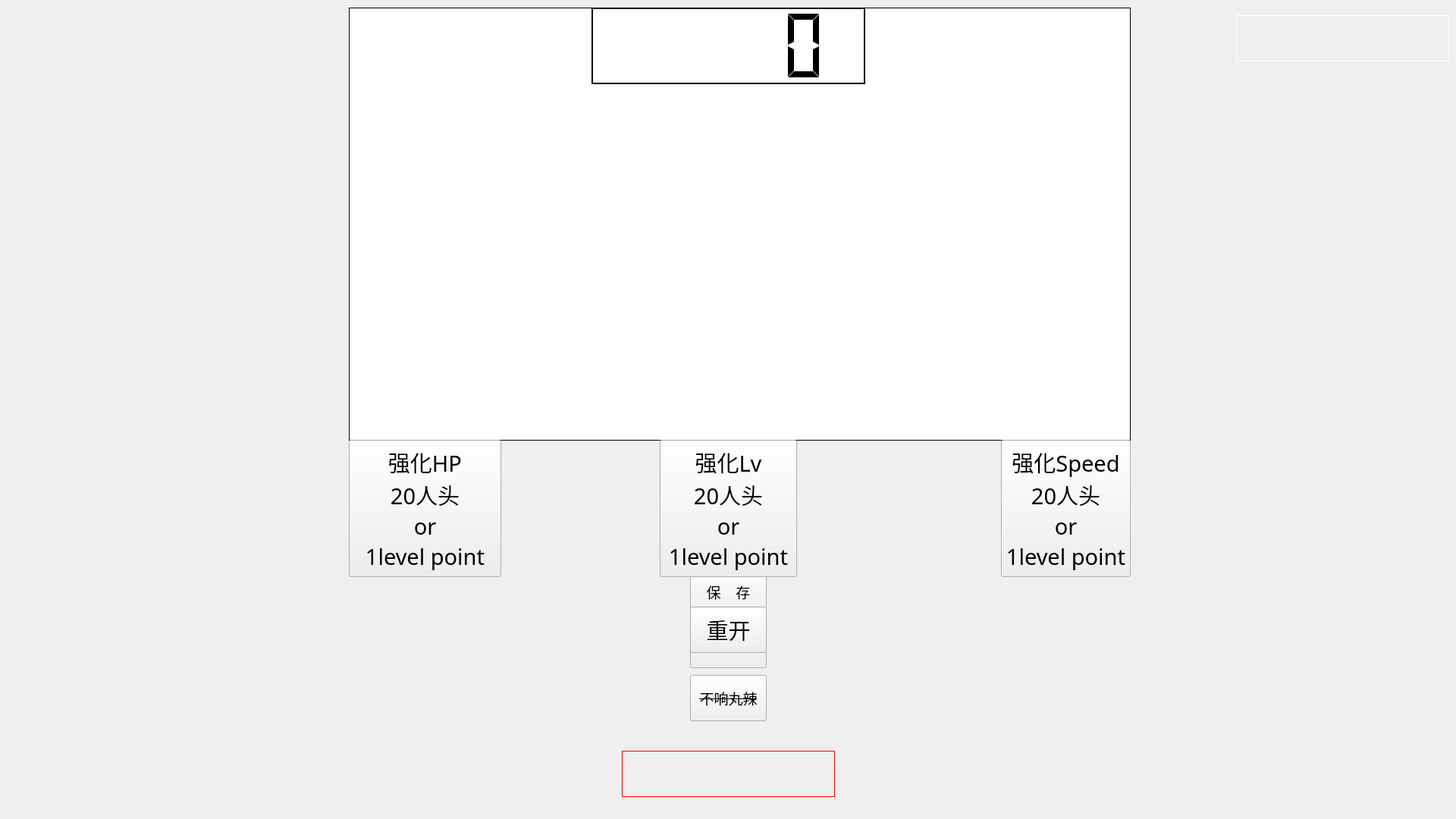
<?xml version="1.0" encoding="UTF-8"?>
<ui version="4.0">
 <class>MainSceneClass</class>
 <widget class="QWidget" name="MainSceneClass">
  <property name="windowModality">
   <enum>Qt::WindowModal</enum>
  </property>
  <property name="geometry">
   <rect>
    <x>0</x>
    <y>0</y>
    <width>1920</width>
    <height>1080</height>
   </rect>
  </property>
  <property name="tabletTracking">
   <bool>false</bool>
  </property>
  <property name="windowTitle">
   <string>MainScene</string>
  </property>
  <property name="autoFillBackground">
   <bool>false</bool>
  </property>
  <widget class="QPushButton" name="Button_Start">
   <property name="geometry">
    <rect>
     <x>880</x>
     <y>610</y>
     <width>161</width>
     <height>61</height>
    </rect>
   </property>
   <property name="font">
    <font>
     <family>华文楷体</family>
     <pointsize>14</pointsize>
    </font>
   </property>
   <property name="cursor">
    <cursorShape>OpenHandCursor</cursorShape>
   </property>
   <property name="text">
    <string>以角色1开始</string>
   </property>
  </widget>
  <widget class="QPushButton" name="Button_Save">
   <property name="geometry">
    <rect>
     <x>910</x>
     <y>750</y>
     <width>101</width>
     <height>61</height>
    </rect>
   </property>
   <property name="font">
    <font>
     <family>华文楷体</family>
     <pointsize>14</pointsize>
    </font>
   </property>
   <property name="cursor">
    <cursorShape>OpenHandCursor</cursorShape>
   </property>
   <property name="text">
    <string>保    存</string>
   </property>
  </widget>
  <widget class="QPushButton" name="Button_Load">
   <property name="geometry">
    <rect>
     <x>910</x>
     <y>820</y>
     <width>101</width>
     <height>61</height>
    </rect>
   </property>
   <property name="font">
    <font>
     <family>华文楷体</family>
     <pointsize>14</pointsize>
    </font>
   </property>
   <property name="cursor">
    <cursorShape>OpenHandCursor</cursorShape>
   </property>
   <property name="text">
    <string>读    取</string>
   </property>
  </widget>
  <widget class="QPushButton" name="Button_Exit">
   <property name="geometry">
    <rect>
     <x>910</x>
     <y>890</y>
     <width>101</width>
     <height>61</height>
    </rect>
   </property>
   <property name="font">
    <font>
     <family>华文行楷</family>
     <pointsize>14</pointsize>
     <strikeout>true</strikeout>
    </font>
   </property>
   <property name="cursor">
    <cursorShape>ForbiddenCursor</cursorShape>
   </property>
   <property name="text">
    <string>不响丸辣</string>
   </property>
  </widget>
  <widget class="QTextBrowser" name="title">
   <property name="geometry">
    <rect>
     <x>500</x>
     <y>230</y>
     <width>951</width>
     <height>321</height>
    </rect>
   </property>
   <property name="styleSheet">
    <string notr="true">QTextBrowser{color: white; background-color: transparent; border:0px;}</string>
   </property>
   <property name="frameShape">
    <enum>QFrame::NoFrame</enum>
   </property>
   <property name="markdown">
    <string>不知道该叫啥

大伙看个乐子就好

</string>
   </property>
   <property name="html">
    <string>&lt;!DOCTYPE HTML PUBLIC &quot;-//W3C//DTD HTML 4.0//EN&quot; &quot;http://www.w3.org/TR/REC-html40/strict.dtd&quot;&gt;
&lt;html&gt;&lt;head&gt;&lt;meta name=&quot;qrichtext&quot; content=&quot;1&quot; /&gt;&lt;meta charset=&quot;utf-8&quot; /&gt;&lt;style type=&quot;text/css&quot;&gt;
p, li { white-space: pre-wrap; }
hr { height: 1px; border-width: 0; }
li.unchecked::marker { content: &quot;\2610&quot;; }
li.checked::marker { content: &quot;\2612&quot;; }
&lt;/style&gt;&lt;/head&gt;&lt;body style=&quot; font-family:'Microsoft YaHei UI'; font-size:9pt; font-weight:400; font-style:normal;&quot;&gt;
&lt;p align=&quot;center&quot; style=&quot; margin-top:6px; margin-bottom:6px; margin-left:0px; margin-right:0px; -qt-block-indent:0; text-indent:0px;&quot;&gt;&lt;span style=&quot; font-size:48pt;&quot;&gt;不知道该叫啥&lt;/span&gt;&lt;/p&gt;
&lt;p align=&quot;center&quot; style=&quot; margin-top:6px; margin-bottom:6px; margin-left:0px; margin-right:0px; -qt-block-indent:0; text-indent:0px;&quot;&gt;&lt;span style=&quot; font-size:48pt;&quot;&gt;大伙看个乐子就好&lt;/span&gt;&lt;/p&gt;&lt;/body&gt;&lt;/html&gt;</string>
   </property>
  </widget>
  <widget class="QLCDNumber" name="Timer_Display">
   <property name="enabled">
    <bool>true</bool>
   </property>
   <property name="geometry">
    <rect>
     <x>780</x>
     <y>10</y>
     <width>361</width>
     <height>101</height>
    </rect>
   </property>
   <property name="layoutDirection">
    <enum>Qt::LeftToRight</enum>
   </property>
   <property name="frameShape">
    <enum>QFrame::WinPanel</enum>
   </property>
   <property name="frameShadow">
    <enum>QFrame::Plain</enum>
   </property>
   <property name="smallDecimalPoint">
    <bool>false</bool>
   </property>
   <property name="digitCount">
    <number>5</number>
   </property>
   <property name="segmentStyle">
    <enum>QLCDNumber::Flat</enum>
   </property>
   <property name="value" stdset="0">
    <double>0.000000000000000</double>
   </property>
  </widget>
  <widget class="QPushButton" name="restart">
   <property name="geometry">
    <rect>
     <x>910</x>
     <y>800</y>
     <width>101</width>
     <height>61</height>
    </rect>
   </property>
   <property name="font">
    <font>
     <family>楷体</family>
     <pointsize>22</pointsize>
    </font>
   </property>
   <property name="text">
    <string>重开</string>
   </property>
  </widget>
  <widget class="QTextBrowser" name="GAME_OVER">
   <property name="geometry">
    <rect>
     <x>460</x>
     <y>10</y>
     <width>1031</width>
     <height>571</height>
    </rect>
   </property>
   <property name="styleSheet">
    <string notr="true">QTextBrowser{ border:1px solid black;background-image:url(:/Resources/GAME_OVER.png)}
</string>
   </property>
   <property name="frameShape">
    <enum>QFrame::NoFrame</enum>
   </property>
   <property name="frameShadow">
    <enum>QFrame::Plain</enum>
   </property>
   <property name="verticalScrollBarPolicy">
    <enum>Qt::ScrollBarAlwaysOff</enum>
   </property>
   <property name="horizontalScrollBarPolicy">
    <enum>Qt::ScrollBarAlwaysOff</enum>
   </property>
   <property name="html">
    <string>&lt;!DOCTYPE HTML PUBLIC &quot;-//W3C//DTD HTML 4.0//EN&quot; &quot;http://www.w3.org/TR/REC-html40/strict.dtd&quot;&gt;
&lt;html&gt;&lt;head&gt;&lt;meta name=&quot;qrichtext&quot; content=&quot;1&quot; /&gt;&lt;meta charset=&quot;utf-8&quot; /&gt;&lt;style type=&quot;text/css&quot;&gt;
p, li { white-space: pre-wrap; }
hr { height: 1px; border-width: 0; }
li.unchecked::marker { content: &quot;\2610&quot;; }
li.checked::marker { content: &quot;\2612&quot;; }
&lt;/style&gt;&lt;/head&gt;&lt;body style=&quot; font-family:'Microsoft YaHei UI'; font-size:9pt; font-weight:400; font-style:normal;&quot;&gt;
&lt;p style=&quot;-qt-paragraph-type:empty; margin-top:0px; margin-bottom:0px; margin-left:0px; margin-right:0px; -qt-block-indent:0; text-indent:0px;&quot;&gt;&lt;br /&gt;&lt;/p&gt;&lt;/body&gt;&lt;/html&gt;</string>
   </property>
  </widget>
  <widget class="QPushButton" name="HP_up">
   <property name="geometry">
    <rect>
     <x>460</x>
     <y>580</y>
     <width>201</width>
     <height>181</height>
    </rect>
   </property>
   <property name="font">
    <font>
     <family>华文楷体</family>
     <pointsize>22</pointsize>
    </font>
   </property>
   <property name="contextMenuPolicy">
    <enum>Qt::DefaultContextMenu</enum>
   </property>
   <property name="layoutDirection">
    <enum>Qt::LeftToRight</enum>
   </property>
   <property name="text">
    <string>强化HP
20人头
or
1level point</string>
   </property>
  </widget>
  <widget class="QPushButton" name="Lv_up">
   <property name="geometry">
    <rect>
     <x>870</x>
     <y>580</y>
     <width>181</width>
     <height>181</height>
    </rect>
   </property>
   <property name="font">
    <font>
     <family>华文楷体</family>
     <pointsize>22</pointsize>
    </font>
   </property>
   <property name="contextMenuPolicy">
    <enum>Qt::DefaultContextMenu</enum>
   </property>
   <property name="layoutDirection">
    <enum>Qt::LeftToRight</enum>
   </property>
   <property name="text">
    <string>强化Lv
20人头
or
1level point</string>
   </property>
  </widget>
  <widget class="QPushButton" name="Speed_up">
   <property name="geometry">
    <rect>
     <x>1320</x>
     <y>580</y>
     <width>171</width>
     <height>181</height>
    </rect>
   </property>
   <property name="font">
    <font>
     <family>华文楷体</family>
     <pointsize>22</pointsize>
    </font>
   </property>
   <property name="contextMenuPolicy">
    <enum>Qt::DefaultContextMenu</enum>
   </property>
   <property name="layoutDirection">
    <enum>Qt::LeftToRight</enum>
   </property>
   <property name="text">
    <string>强化Speed
20人头
or
1level point</string>
   </property>
  </widget>
  <widget class="QLabel" name="kill_count">
   <property name="geometry">
    <rect>
     <x>1630</x>
     <y>20</y>
     <width>281</width>
     <height>61</height>
    </rect>
   </property>
   <property name="font">
    <font>
     <family>MS Serif</family>
     <pointsize>30</pointsize>
     <italic>true</italic>
     <bold>false</bold>
    </font>
   </property>
   <property name="styleSheet">
    <string notr="true">QLabel{color: white; background-color: transparent; border:1px solid white;}</string>
   </property>
   <property name="text">
    <string/>
   </property>
  </widget>
  <widget class="QPushButton" name="Button_Start_2">
   <property name="geometry">
    <rect>
     <x>880</x>
     <y>680</y>
     <width>161</width>
     <height>61</height>
    </rect>
   </property>
   <property name="font">
    <font>
     <family>华文楷体</family>
     <pointsize>14</pointsize>
    </font>
   </property>
   <property name="cursor">
    <cursorShape>OpenHandCursor</cursorShape>
   </property>
   <property name="text">
    <string>以角色2开始</string>
   </property>
  </widget>
  <widget class="QTextBrowser" name="Win">
   <property name="geometry">
    <rect>
     <x>500</x>
     <y>220</y>
     <width>951</width>
     <height>321</height>
    </rect>
   </property>
   <property name="styleSheet">
    <string notr="true">QTextBrowser{color: white; background-color: transparent; border:0px;}</string>
   </property>
   <property name="frameShape">
    <enum>QFrame::NoFrame</enum>
   </property>
   <property name="html">
    <string>&lt;!DOCTYPE HTML PUBLIC &quot;-//W3C//DTD HTML 4.0//EN&quot; &quot;http://www.w3.org/TR/REC-html40/strict.dtd&quot;&gt;
&lt;html&gt;&lt;head&gt;&lt;meta name=&quot;qrichtext&quot; content=&quot;1&quot; /&gt;&lt;meta charset=&quot;utf-8&quot; /&gt;&lt;style type=&quot;text/css&quot;&gt;
p, li { white-space: pre-wrap; }
hr { height: 1px; border-width: 0; }
li.unchecked::marker { content: &quot;\2610&quot;; }
li.checked::marker { content: &quot;\2612&quot;; }
&lt;/style&gt;&lt;/head&gt;&lt;body style=&quot; font-family:'Microsoft YaHei UI'; font-size:9pt; font-weight:400; font-style:normal;&quot;&gt;
&lt;p align=&quot;center&quot; style=&quot; margin-top:0px; margin-bottom:0px; margin-left:0px; margin-right:0px; -qt-block-indent:0; text-indent:0px;&quot;&gt;&lt;span style=&quot; font-size:72pt;&quot;&gt;!win!&lt;/span&gt;&lt;/p&gt;
&lt;p align=&quot;center&quot; style=&quot; margin-top:0px; margin-bottom:0px; margin-left:0px; margin-right:0px; -qt-block-indent:0; text-indent:0px;&quot;&gt;&lt;span style=&quot; font-size:72pt;&quot;&gt;赢赢赢&lt;/span&gt;&lt;/p&gt;&lt;/body&gt;&lt;/html&gt;</string>
   </property>
  </widget>
  <widget class="QLabel" name="level_point">
   <property name="geometry">
    <rect>
     <x>820</x>
     <y>990</y>
     <width>281</width>
     <height>61</height>
    </rect>
   </property>
   <property name="font">
    <font>
     <family>MS Serif</family>
     <pointsize>15</pointsize>
     <italic>true</italic>
     <bold>false</bold>
    </font>
   </property>
   <property name="styleSheet">
    <string notr="true">QLabel{color: white; background-color: transparent; border:1px solid red;}</string>
   </property>
   <property name="text">
    <string/>
   </property>
  </widget>
  <widget class="QLabel" name="Background">
   <property name="geometry">
    <rect>
     <x>-10</x>
     <y>-10</y>
     <width>1941</width>
     <height>1161</height>
    </rect>
   </property>
   <property name="text">
    <string/>
   </property>
   <property name="pixmap">
    <pixmap resource="MainScene.qrc">:/Resources/Black_Backgrounds.png</pixmap>
   </property>
   <property name="scaledContents">
    <bool>true</bool>
   </property>
  </widget>
  <zorder>Background</zorder>
  <zorder>GAME_OVER</zorder>
  <zorder>Button_Start</zorder>
  <zorder>Button_Save</zorder>
  <zorder>Button_Load</zorder>
  <zorder>Button_Exit</zorder>
  <zorder>Timer_Display</zorder>
  <zorder>restart</zorder>
  <zorder>HP_up</zorder>
  <zorder>Speed_up</zorder>
  <zorder>kill_count</zorder>
  <zorder>Button_Start_2</zorder>
  <zorder>level_point</zorder>
  <zorder>Lv_up</zorder>
  <zorder>title</zorder>
  <zorder>Win</zorder>
 </widget>
 <layoutdefault spacing="6" margin="11"/>
 <resources>
  <include location="MainScene.qrc"/>
 </resources>
 <connections/>
</ui>
